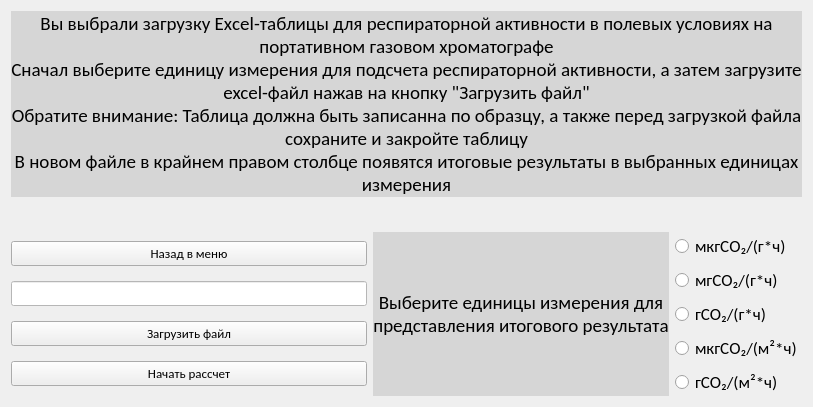
      <widget class="QWidget" name="exel_field_gkh_lt">
       <layout class="QGridLayout" name="gridLayout_9">
        <item row="0" column="0" colspan="3">
         <widget class="QLabel" name="exel_field_gkh_intro_lbl">
          <property name="font">
           <font>
            <family>Calibri</family>
            <pointsize>14</pointsize>
           </font>
          </property>
          <property name="contextMenuPolicy">
           <enum>Qt::PreventContextMenu</enum>
          </property>
          <property name="layoutDirection">
           <enum>Qt::RightToLeft</enum>
          </property>
          <property name="styleSheet">
           <string notr="true">background-color: rgb(214, 214, 214);</string>
          </property>
          <property name="text">
           <string>Вы выбрали загрузку Exсel-таблицы для респираторной активности в полевых условиях на портативном газовом хроматографе
Сначал выберите единицу измерения для подсчета респираторной активности, а затем загрузите excel-файл нажав на кнопку &quot;Загрузить файл&quot; 
Обратите внимание: Таблица должна быть записанна по образцу, а также перед загрузкой файла сохраните и закройте таблицу
В новом файле в крайнем правом столбце появятся итоговые результаты в выбранных единицах измерения</string>
          </property>
          <property name="alignment">
           <set>Qt::AlignCenter</set>
          </property>
          <property name="wordWrap">
           <bool>true</bool>
          </property>
         </widget>
        </item>
        <item row="2" column="0">
         <layout class="QGridLayout" name="exel_field_gkh_btns_lt">
          <item row="3" column="0">
           <widget class="QPushButton" name="exel_field_gkh_startcalculate_btn">
            <property name="font">
             <font>
              <family>Calibri</family>
              <pointsize>10</pointsize>
             </font>
            </property>
            <property name="text">
             <string>Начать рассчет</string>
            </property>
           </widget>
          </item>
          <item row="2" column="0">
           <widget class="QPushButton" name="exel_field_gkh_loadfile_btn">
            <property name="font">
             <font>
              <family>Calibri</family>
              <pointsize>10</pointsize>
             </font>
            </property>
            <property name="text">
             <string>Загрузить файл</string>
            </property>
           </widget>
          </item>
          <item row="0" column="0">
           <widget class="QPushButton" name="exel_field_gkh_back_btn">
            <property name="font">
             <font>
              <family>Calibri</family>
              <pointsize>10</pointsize>
             </font>
            </property>
            <property name="text">
             <string>Назад в меню</string>
            </property>
           </widget>
          </item>
          <item row="1" column="0">
           <widget class="QLineEdit" name="exel_field_gkh_filepath_le">
            <property name="font">
             <font>
              <family>Calibri</family>
              <pointsize>10</pointsize>
             </font>
            </property>
            <property name="styleSheet">
             <string notr="true">background-color: rgb(255, 255, 255);</string>
            </property>
            <property name="text">
             <string/>
            </property>
            <property name="readOnly">
             <bool>true</bool>
            </property>
           </widget>
          </item>
         </layout>
        </item>
        <item row="2" column="1">
         <widget class="QLabel" name="exel_measure_field_gkh_lbl">
          <property name="font">
           <font>
            <family>Calibri</family>
            <pointsize>14</pointsize>
           </font>
          </property>
          <property name="contextMenuPolicy">
           <enum>Qt::PreventContextMenu</enum>
          </property>
          <property name="layoutDirection">
           <enum>Qt::RightToLeft</enum>
          </property>
          <property name="styleSheet">
           <string notr="true">background-color: rgb(214, 214, 214);</string>
          </property>
          <property name="text">
           <string>Выберите единицы измерения для представления итогового результата</string>
          </property>
          <property name="alignment">
           <set>Qt::AlignCenter</set>
          </property>
          <property name="wordWrap">
           <bool>true</bool>
          </property>
         </widget>
        </item>
        <item row="2" column="2">
         <layout class="QGridLayout" name="exel_field_gkh_rbs_lt">
          <item row="1" column="0">
           <widget class="QRadioButton" name="exel_mg_gram_field_gkh_RB">
            <property name="font">
             <font>
              <family>Calibri</family>
              <pointsize>13</pointsize>
              <stylestrategy>PreferDefault</stylestrategy>
             </font>
            </property>
            <property name="focusPolicy">
             <enum>Qt::StrongFocus</enum>
            </property>
            <property name="contextMenuPolicy">
             <enum>Qt::DefaultContextMenu</enum>
            </property>
            <property name="acceptDrops">
             <bool>false</bool>
            </property>
            <property name="layoutDirection">
             <enum>Qt::LeftToRight</enum>
            </property>
            <property name="text">
             <string>мгСО₂/(г*ч)</string>
            </property>
           </widget>
          </item>
          <item row="4" column="0">
           <widget class="QRadioButton" name="exel_sq_meters_field_gkh_RB">
            <property name="font">
             <font>
              <family>Calibri</family>
              <pointsize>13</pointsize>
             </font>
            </property>
            <property name="text">
             <string>гСО₂/(м²*ч)</string>
            </property>
           </widget>
          </item>
          <item row="3" column="0">
           <widget class="QRadioButton" name="exel_mcg_sq_meters_field_gkh_RB">
            <property name="font">
             <font>
              <family>Calibri</family>
              <pointsize>13</pointsize>
              <stylestrategy>PreferDefault</stylestrategy>
             </font>
            </property>
            <property name="focusPolicy">
             <enum>Qt::StrongFocus</enum>
            </property>
            <property name="contextMenuPolicy">
             <enum>Qt::DefaultContextMenu</enum>
            </property>
            <property name="acceptDrops">
             <bool>false</bool>
            </property>
            <property name="layoutDirection">
             <enum>Qt::LeftToRight</enum>
            </property>
            <property name="text">
             <string>мкгСО₂/(м²*ч)</string>
            </property>
           </widget>
          </item>
          <item row="2" column="0">
           <widget class="QRadioButton" name="exel_g_gram_field_gkh_RB">
            <property name="font">
             <font>
              <family>Calibri</family>
              <pointsize>13</pointsize>
              <stylestrategy>PreferDefault</stylestrategy>
             </font>
            </property>
            <property name="focusPolicy">
             <enum>Qt::StrongFocus</enum>
            </property>
            <property name="contextMenuPolicy">
             <enum>Qt::DefaultContextMenu</enum>
            </property>
            <property name="acceptDrops">
             <bool>false</bool>
            </property>
            <property name="layoutDirection">
             <enum>Qt::LeftToRight</enum>
            </property>
            <property name="text">
             <string>гСО₂/(г*ч)</string>
            </property>
           </widget>
          </item>
          <item row="0" column="0">
           <widget class="QRadioButton" name="exel_mcg_gram_field_gkh_RB">
            <property name="font">
             <font>
              <family>Calibri</family>
              <pointsize>13</pointsize>
              <stylestrategy>PreferDefault</stylestrategy>
             </font>
            </property>
            <property name="focusPolicy">
             <enum>Qt::StrongFocus</enum>
            </property>
            <property name="contextMenuPolicy">
             <enum>Qt::DefaultContextMenu</enum>
            </property>
            <property name="acceptDrops">
             <bool>false</bool>
            </property>
            <property name="layoutDirection">
             <enum>Qt::LeftToRight</enum>
            </property>
            <property name="text">
             <string>мкгСО₂/(г*ч)</string>
            </property>
           </widget>
          </item>
         </layout>
        </item>
        <item row="1" column="0" colspan="3">
         <layout class="QGridLayout" name="exel_field_gkh_examle_lt">
          <item row="0" column="0">
           <widget class="QLabel" name="exel_field_gkh_photo_lbl">
            <property name="font">
             <font>
              <family>Calibri</family>
              <pointsize>14</pointsize>
             </font>
            </property>
            <property name="contextMenuPolicy">
             <enum>Qt::PreventContextMenu</enum>
            </property>
            <property name="layoutDirection">
             <enum>Qt::RightToLeft</enum>
            </property>
            <property name="styleSheet">
             <string notr="true">image: url(:/filed_co2/example_ra_field_co2.png);</string>
            </property>
            <property name="text">
             <string/>
            </property>
            <property name="alignment">
             <set>Qt::AlignCenter</set>
            </property>
            <property name="wordWrap">
             <bool>true</bool>
            </property>
           </widget>
          </item>
         </layout>
        </item>
       </layout>
      </widget>
